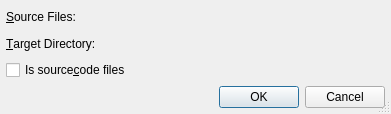
<?xml version="1.0" encoding="UTF-8"?>
<ui version="4.0">
 <class>AddFileDialog</class>
 <widget class="QDialog" name="AddFileDialog">
  <property name="geometry">
   <rect>
    <x>0</x>
    <y>0</y>
    <width>391</width>
    <height>114</height>
   </rect>
  </property>
  <property name="windowTitle">
   <string>Add Files</string>
  </property>
  <property name="whatsThis">
   <string>&lt;b&gt;Add Files Dialog&lt;/b&gt;
&lt;p&gt;This dialog is used to add files to the current project.&lt;/p&gt;</string>
  </property>
  <property name="sizeGripEnabled">
   <bool>true</bool>
  </property>
  <layout class="QVBoxLayout" name="verticalLayout">
   <item>
    <layout class="QGridLayout" name="gridLayout">
     <item row="0" column="0">
      <widget class="QLabel" name="sourceFileLabel">
       <property name="text">
        <string>&amp;Source Files:</string>
       </property>
       <property name="buddy">
        <cstring>sourceFilesPicker</cstring>
       </property>
      </widget>
     </item>
     <item row="0" column="1">
      <widget class="E5PathPicker" name="sourceFilesPicker" native="true">
       <property name="sizePolicy">
        <sizepolicy hsizetype="Expanding" vsizetype="Preferred">
         <horstretch>0</horstretch>
         <verstretch>0</verstretch>
        </sizepolicy>
       </property>
       <property name="focusPolicy">
        <enum>Qt::StrongFocus</enum>
       </property>
       <property name="toolTip">
        <string>Enter the name of files to add separated by &quot;;&quot;</string>
       </property>
       <property name="whatsThis">
        <string>&lt;b&gt;Source Files&lt;/b&gt;
&lt;p&gt;Enter the name of files to add to the current project separated
by &quot;;&quot;. You may select them with a dialog by pressing 
the button to the right.&lt;/p&gt;</string>
       </property>
      </widget>
     </item>
     <item row="1" column="0">
      <widget class="QLabel" name="targetDirLabel">
       <property name="text">
        <string>&amp;Target Directory:</string>
       </property>
       <property name="buddy">
        <cstring>targetDirPicker</cstring>
       </property>
      </widget>
     </item>
     <item row="1" column="1">
      <widget class="E5PathPicker" name="targetDirPicker" native="true">
       <property name="sizePolicy">
        <sizepolicy hsizetype="Expanding" vsizetype="Preferred">
         <horstretch>0</horstretch>
         <verstretch>0</verstretch>
        </sizepolicy>
       </property>
       <property name="focusPolicy">
        <enum>Qt::StrongFocus</enum>
       </property>
       <property name="toolTip">
        <string>Enter the target directory for the file</string>
       </property>
       <property name="whatsThis">
        <string>&lt;b&gt;Target Directory&lt;/b&gt;
&lt;p&gt;Enter the target directory. You may select it
 with a dialog by pressing the button to the right.&lt;/p&gt;</string>
       </property>
      </widget>
     </item>
    </layout>
   </item>
   <item>
    <widget class="QCheckBox" name="sourcecodeCheckBox">
     <property name="toolTip">
      <string>Select, if the files should be added as sourcecode (overriding automatic detection)</string>
     </property>
     <property name="text">
      <string>Is source&amp;code files</string>
     </property>
     <property name="shortcut">
      <string>Alt+C</string>
     </property>
    </widget>
   </item>
   <item>
    <widget class="QDialogButtonBox" name="buttonBox">
     <property name="orientation">
      <enum>Qt::Horizontal</enum>
     </property>
     <property name="standardButtons">
      <set>QDialogButtonBox::Cancel|QDialogButtonBox::Ok</set>
     </property>
    </widget>
   </item>
  </layout>
 </widget>
 <layoutdefault spacing="6" margin="6"/>
 <pixmapfunction>qPixmapFromMimeSource</pixmapfunction>
 <customwidgets>
  <customwidget>
   <class>E5PathPicker</class>
   <extends>QWidget</extends>
   <header>E5Gui/E5PathPicker.h</header>
   <container>1</container>
  </customwidget>
 </customwidgets>
 <tabstops>
  <tabstop>sourceFilesPicker</tabstop>
  <tabstop>targetDirPicker</tabstop>
  <tabstop>sourcecodeCheckBox</tabstop>
 </tabstops>
 <resources/>
 <connections>
  <connection>
   <sender>buttonBox</sender>
   <signal>accepted()</signal>
   <receiver>AddFileDialog</receiver>
   <slot>accept()</slot>
   <hints>
    <hint type="sourcelabel">
     <x>43</x>
     <y>112</y>
    </hint>
    <hint type="destinationlabel">
     <x>43</x>
     <y>128</y>
    </hint>
   </hints>
  </connection>
  <connection>
   <sender>buttonBox</sender>
   <signal>rejected()</signal>
   <receiver>AddFileDialog</receiver>
   <slot>reject()</slot>
   <hints>
    <hint type="sourcelabel">
     <x>124</x>
     <y>120</y>
    </hint>
    <hint type="destinationlabel">
     <x>124</x>
     <y>128</y>
    </hint>
   </hints>
  </connection>
 </connections>
</ui>
